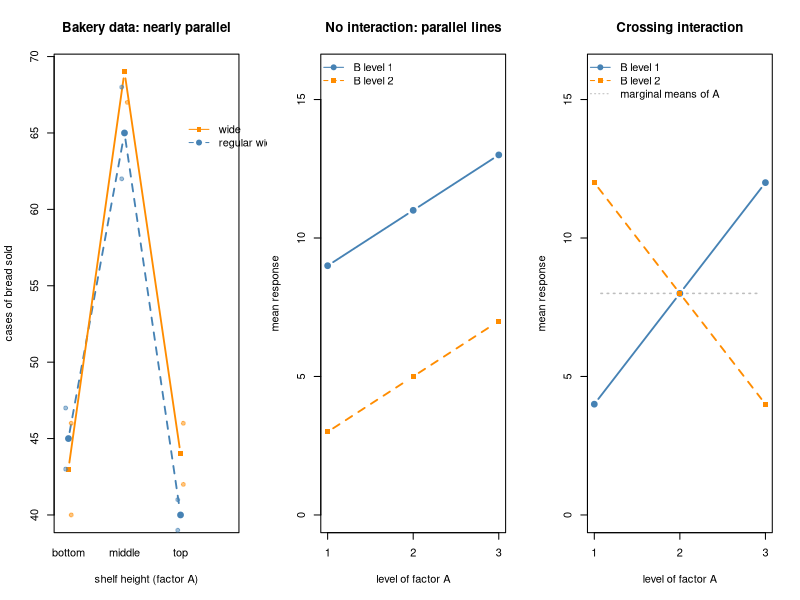

Recreate this plot in R.
# Interaction plot of the bakery data and schematic patterns without and with interaction.
sales <- c(47, 43, 62, 68, 41, 39,    # regular width: bottom, middle, top (two stores each)
           46, 40, 67, 71, 42, 46)    # wide
width <- factor(rep(c("regular width", "wide"), each = 6))
height <- factor(rep(rep(c("bottom", "middle", "top"), each = 2), times = 2),
                 levels = c("bottom", "middle", "top"))

fit <- aov(sales ~ height * width)
print(summary(fit))

op <- par(mfrow = c(1, 3))
interaction.plot(height, width, sales, type = "b", pch = c(19, 15), lty = c(2, 1), lwd = 1.8,
                 col = c("steelblue", "darkorange"), legend = TRUE, trace.label = "",
                 xlab = "shelf height (factor A)", ylab = "cases of bread sold",
                 main = "Bakery data: nearly parallel")
points(as.numeric(height) + ifelse(width == "wide", 0.05, -0.05), sales,
       col = adjustcolor(c("steelblue", "darkorange")[as.numeric(width)], 0.5), pch = 19, cex = 0.8)

x <- 1:3
matplot(x, cbind(c(9, 11, 13), c(3, 5, 7)), type = "b", pch = c(19, 15), lty = c(1, 2), lwd = 1.8,
        col = c("steelblue", "darkorange"), ylim = c(0, 16), xaxt = "n",
        xlab = "level of factor A", ylab = "mean response", main = "No interaction: parallel lines")
axis(1, at = x)
legend("topleft", bty = "n", pch = c(19, 15), lty = c(1, 2), col = c("steelblue", "darkorange"),
       legend = c("B level 1", "B level 2"))

matplot(x, cbind(c(4, 8, 12), c(12, 8, 4), c(8, 8, 8)), type = "b", pch = c(19, 15, NA), lty = c(1, 2, 3),
        lwd = c(1.8, 1.8, 1.5), col = c("steelblue", "darkorange", "gray"), ylim = c(0, 16), xaxt = "n",
        xlab = "level of factor A", ylab = "mean response", main = "Crossing interaction")
axis(1, at = x)
legend("topleft", bty = "n", pch = c(19, 15, NA), lty = c(1, 2, 3), col = c("steelblue", "darkorange", "gray"),
       legend = c("B level 1", "B level 2", "marginal means of A"))
par(op)
